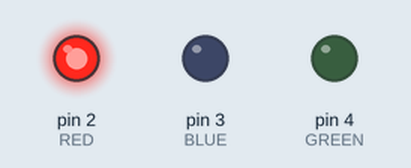
Bench run of a sketch on a simulated Arduino Uno, built with avr-gcc and run on an emulated ATmega328P. Shown: output pins drawn as LEDs (lit = HIGH).

Above: at 0.1 s.
At 7.1 s:
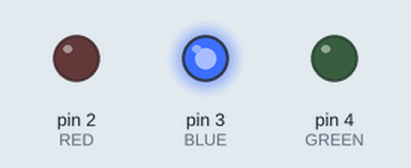
At 17.1 s:
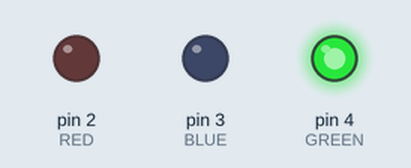
At 36.1 s:
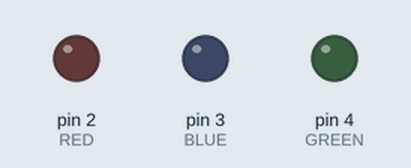
Timing chart, 0 to 37.6 s (numbered marks = the images above):
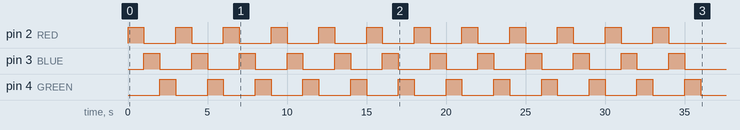

The sketch:

Program_L2B.ino
```cpp
//Program L2B
int array[3] = {2, 3, 4}; //Student Number is 10860. Use N = 0 + 2

void setup() {
  pinMode(2, OUTPUT); // RED
  pinMode(3, OUTPUT); // BLUE
  pinMode(4, OUTPUT); // GREEN

  while (millis()<30000){ //
    counter();
  }
}
void loop(){
    // DO NOTHING
}

void counter(){
  for (int i = 0; i < 3; i++){
    for (int j = 0; j < 3; j++){
      int pin = array[j];
      digitalWrite(pin, HIGH);
      delay(1000);
      digitalWrite(pin, LOW);
    }
  }
}
```
